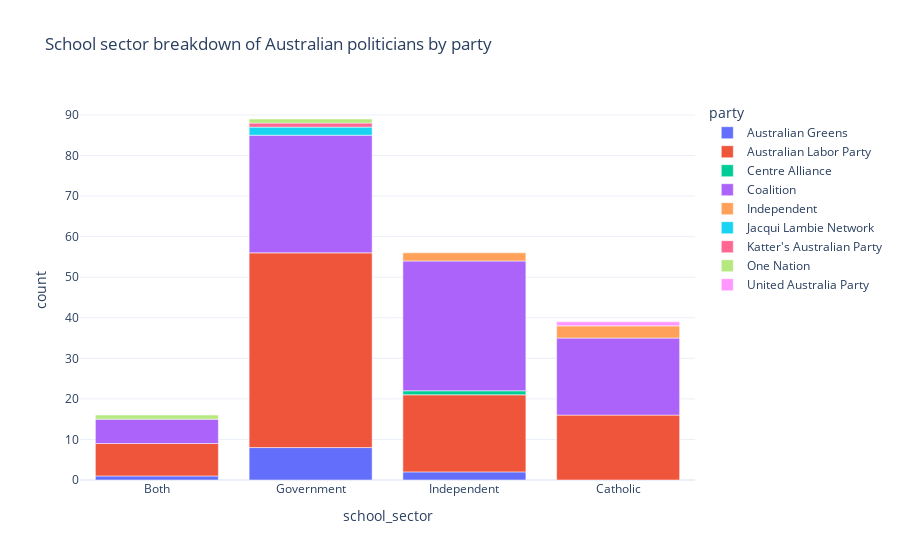

The code cell stored with this chart in its notebook:
### Markdown cell above
ministers

### Code cell
school_sector_counts = ministers_education.drop_duplicates(["member", "school_sector"]).groupby([ "party", "school_sector"]).size().reset_index(name='count')
fig = px.bar(school_sector_counts, x="school_sector", y="count", color="party", title="School sector breakdown of Australian politicians by party")
fig.show()

### Figure 1 — Plotly figure (JSON) as saved in the notebook; plotly's stock layout.template omitted (floating-point values rounded to 4 significant figures)
{"data": [{"alignmentgroup": "True", "hovertemplate": "party=Australian Greens<br>school_sector=%{x}<br>count=%{y}<extra></extra>", "legendgroup": "Australian Greens", "marker": {"color": "#636efa", "pattern": {"shape": ""}}, "name": "Australian Greens", "offsetgroup": "Australian Greens", "orientation": "v", "showlegend": true, "textposition": "auto", "x": ["Both", "Government", "Independent"], "xaxis": "x", "y": [1, 8, 2], "yaxis": "y", "type": "bar"}, {"alignmentgroup": "True", "hovertemplate": "party=Australian Labor Party<br>school_sector=%{x}<br>count=%{y}<extra></extra>", "legendgroup": "Australian Labor Party", "marker": {"color": "#EF553B", "pattern": {"shape": ""}}, "name": "Australian Labor Party", "offsetgroup": "Australian Labor Party", "orientation": "v", "showlegend": true, "textposition": "auto", "x": ["Both", "Catholic", "Government", "Independent"], "xaxis": "x", "y": [8, 16, 48, 19], "yaxis": "y", "type": "bar"}, {"alignmentgroup": "True", "hovertemplate": "party=Centre Alliance<br>school_sector=%{x}<br>count=%{y}<extra></extra>", "legendgroup": "Centre Alliance", "marker": {"color": "#00cc96", "pattern": {"shape": ""}}, "name": "Centre Alliance", "offsetgroup": "Centre Alliance", "orientation": "v", "showlegend": true, "textposition": "auto", "x": ["Independent"], "xaxis": "x", "y": [1], "yaxis": "y", "type": "bar"}, {"alignmentgroup": "True", "hovertemplate": "party=Coalition<br>school_sector=%{x}<br>count=%{y}<extra></extra>", "legendgroup": "Coalition", "marker": {"color": "#ab63fa", "pattern": {"shape": ""}}, "name": "Coalition", "offsetgroup": "Coalition", "orientation": "v", "showlegend": true, "textposition": "auto", "x": ["Both", "Catholic", "Government", "Independent"], "xaxis": "x", "y": [6, 19, 29, 32], "yaxis": "y", "type": "bar"}, {"alignmentgroup": "True", "hovertemplate": "party=Independent<br>school_sector=%{x}<br>count=%{y}<extra></extra>", "legendgroup": "Independent", "marker": {"color": "#FFA15A", "pattern": {"shape": ""}}, "name": "Independent", "offsetgroup": "Independent", "orientation": "v", "showlegend": true, "textposition": "auto", "x": ["Catholic", "Independent"], "xaxis": "x", "y": [3, 2], "yaxis": "y", "type": "bar"}, {"alignmentgroup": "True", "hovertemplate": "party=Jacqui Lambie Network<br>school_sector=%{x}<br>count=%{y}<extra></extra>", "legendgroup": "Jacqui Lambie Network", "marker": {"color": "#19d3f3", "pattern": {"shape": ""}}, "name": "Jacqui Lambie Network", "offsetgroup": "Jacqui Lambie Network", "orientation": "v", "showlegend": true, "textposition": "auto", "x": ["Government"], "xaxis": "x", "y": [2], "yaxis": "y", "type": "bar"}, {"alignmentgroup": "True", "hovertemplate": "party=Katter's Australian Party<br>school_sector=%{x}<br>count=%{y}<extra></extra>", "legendgroup": "Katter's Australian Party", "marker": {"color": "#FF6692", "pattern": {"shape": ""}}, "name": "Katter's Australian Party", "offsetgroup": "Katter's Australian Party", "orientation": "v", "showlegend": true, "textposition": "auto", "x": ["Government"], "xaxis": "x", "y": [1], "yaxis": "y", "type": "bar"}, {"alignmentgroup": "True", "hovertemplate": "party=One Nation<br>school_sector=%{x}<br>count=%{y}<extra></extra>", "legendgroup": "One Nation", "marker": {"color": "#B6E880", "pattern": {"shape": ""}}, "name": "One Nation", "offsetgroup": "One Nation", "orientation": "v", "showlegend": true, "textposition": "auto", "x": ["Both", "Government"], "xaxis": "x", "y": [1, 1], "yaxis": "y", "type": "bar"}, {"alignmentgroup": "True", "hovertemplate": "party=United Australia Party<br>school_sector=%{x}<br>count=%{y}<extra></extra>", "legendgroup": "United Australia Party", "marker": {"color": "#FF97FF", "pattern": {"shape": ""}}, "name": "United Australia Party", "offsetgroup": "United Australia Party", "orientation": "v", "showlegend": true, "textposition": "auto", "x": ["Catholic"], "xaxis": "x", "y": [1], "yaxis": "y", "type": "bar"}], "layout": {"xaxis": {"anchor": "y", "domain": [0.0, 1.0], "title": {"text": "school_sector"}}, "yaxis": {"anchor": "x", "domain": [0.0, 1.0], "title": {"text": "count"}}, "legend": {"title": {"text": "party"}, "tracegroupgap": 0}, "title": {"text": "School sector breakdown of Australian politicians by party"}, "barmode": "relative"}}
